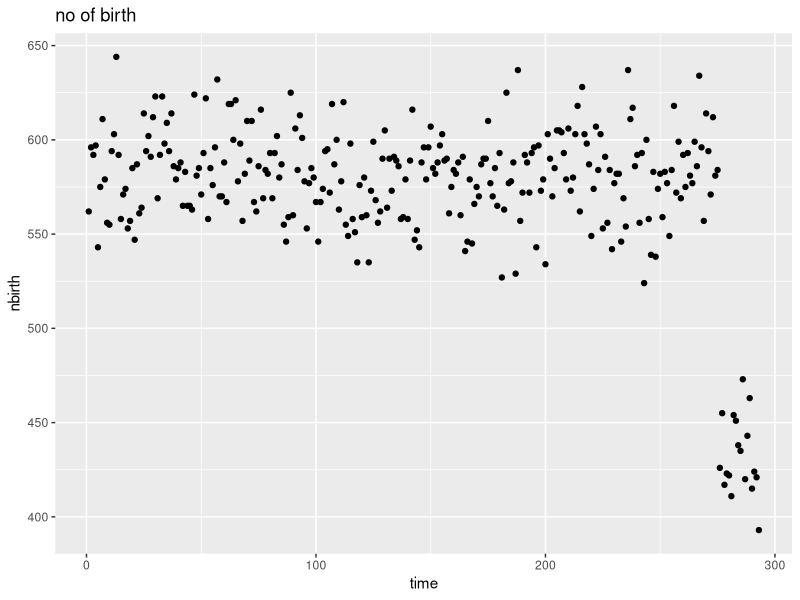

This chart was generated by the following R code:
## ---- chunk 1
knitr::opts_chunk$set(echo = TRUE)
## ---- chunk 2
library(ggplot2)
# read in data
PortionEst<-function(Tlockdown)
{  
datain<-read.csv2("./NbirthCheck.csv")
 datain<-data.frame(datain)
# total observation months
Tend<-length(datain[,2])
Tlockdown_1<-Tlockdown-1
# time start lockdown in month
   
# create season as a factor for evaluation
time<-datain[,1] 
time_2<-datain[,1]^2
season<-as.factor(datain[,4])
all<-data.frame(datain[,1:3],time_2 )
 colnames(all)<-c("time","PTB.rate","nbirth","time_2")
  
all1<-all
# use prelockdown birth to forecast post lockdown birth 
all1[Tlockdown_1:Tend,3]<-NA
 
gg1<-ggplot(data=all,aes(x=time,y=nbirth)) +geom_point()+ggtitle("no of birth")
print(gg1)
 
model1<-glm(data=all1, nbirth~-1+season+time+time_2,family=poisson)
 print("Poisson Model,polynomial , before lockdown with season and polynomial trend effect")
 #print(summary(model1))
w<-predict(model1,newdata=all,type="response")

w_pred<-w[Tlockdown:Tend] 
 
Portion<-mean(all[Tlockdown_1:Tend,3])/mean(w_pred)

# portion of prelockdown birth 
 print("portion of no of birth before lockdown")
 print(Portion)
}


PortionEst(276)
 
